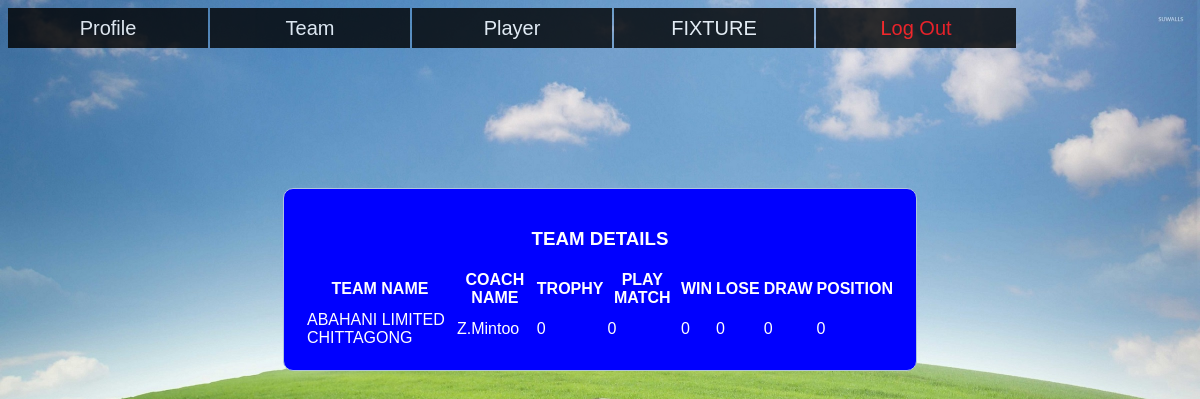
Screenshot of /rep-team.php (signed in) with the database file from the repository.
### tables this page shows
CREATE TABLE IF NOT EXISTS `team` (
  `id` int(11) NOT NULL,
  `name` varchar(50) NOT NULL,
  `coachname` varchar(20) NOT NULL,
  `trophy` int(11) NOT NULL,
  `playmatch` int(11) NOT NULL,
  `win` int(11) NOT NULL,
  `lose` int(11) NOT NULL,
  `draw` int(11) NOT NULL,
  `position` int(11) NOT NULL,
  `representerid` int(11) NOT NULL
);

### rep-team.php (the view, shortened to what this page needs)
<!DOCTYPE html>
<html>
<link rel="stylesheet" type="text/css" href="style1.css">
<ul>
	<li>
		<a href="">Profile</a>
	</li>
	<li>
		<a href="">Team</a>
	</li>
	<li>
		<a href="">Player</a>
	</li>
    <li><a href="rep-fixture.php">FIXTURE</a></li>
	<li><a href="rep-team.php?logout='1'" style="color: red;">Log Out</a></li>
</ul>
<head>
</head>
<body>
    <br><br> <br><br> <br><br> <br><br> <br><br>
<div class="content">
	<div> <p> <center><h3>TEAM DETAILS</h3></center> </p></div>
  	<table>
		<tr>
			<th>TEAM NAME</th>
			<th>COACH NAME</th>
			<th>TROPHY</th>
			<th>PLAY MATCH</th>
			<th>WIN</th>
			<th>LOSE</th>
			<th>DRAW</th>
			<th>POSITION</th>
		</tr>
		<?php
		$con=mysqli_connect("localhost","root","","games");
        $a=$_SESSION['username'];
		$sql="SELECT t.name,t.coachname,t.trophy,t.playmatch,t.win,t.lose,t.draw,t.position FROM representer as r join team as t on r.id=t.representerid where r.username='$a'";
		$result=$con->query($sql);
		if($result->num_rows >0){
			while ($row=$result->fetch_assoc()) {
                echo "<tr><td>".$row["name"]."</td><td>".$row["coachname"]."</td><td>".$row["trophy"]."</td><td>".$row["playmatch"]."</td><td>".$row["win"]."</td><td>".$row["lose"]."</td><td>".$row["draw"]."</td><td>".$row["position"]."</td></tr>";
			}
			echo "</table>";
		}
		else{
			echo "0 result";
		}
		 ?>
</div>
</body>
</html>

### style1.css (style rules this page uses)
body { background: url(profile.jpeg) no-repeat; background-size: cover; font-family: Arial; color: white; }
ul { margin: 0px; padding: 0px; list-style: none; }
ul li { float: left; width: 200px; height: 40px; background-color: black; opacity: .8; line-height: 40px; text-align: center; font-size: 20px; margin-right: 2px; }
ul li a { text-decoration: none; color: white; display: block; }
form, .content { width: 50%; margin: 0px auto; padding: 20px; border: 1px solid #B0C4DE; background: blue; border-radius: 10px 10px 10px 10px; }

### rows the page displays
team: name "ABAHANI LIMITED CHITTAGONG", coachname "Z.Mintoo", trophy "0", playmatch "0", win "0", lose "0", draw "0", position "0"
